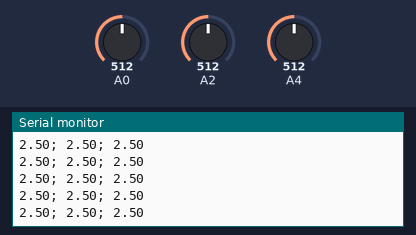
This sketch was run on a simulated Arduino Uno, built with avr-gcc and run on an emulated ATmega328P. On the bench: the last lines printed to the serial monitor. The test bench sets the inputs (shaded band); at power-on: A0 = 512, A2 = 512, A4 = 512.

Above: at 1.2 s.
1.3 s: A0 set to 716
At 1.8 s:
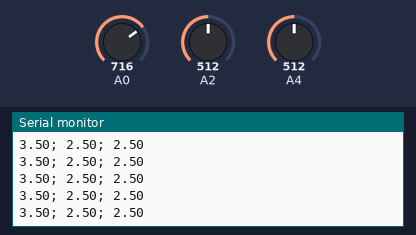
2.8 s: A2 set to 716
At 3.3 s:
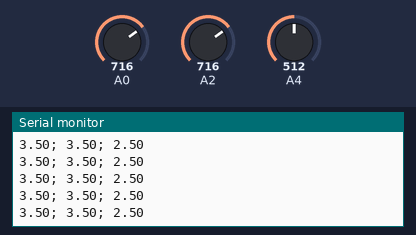
4.3 s: A4 set to 716
At 5.2 s:
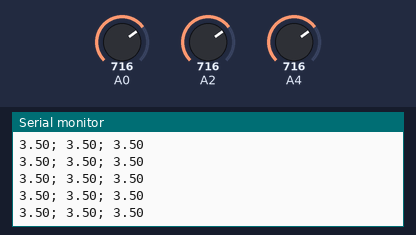
5.8 s: A0 set to 900
At 6.3 s:
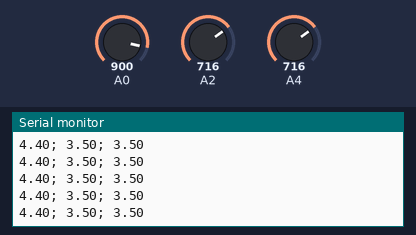
8.8 s: A2 set to 900
At 9.8 s:
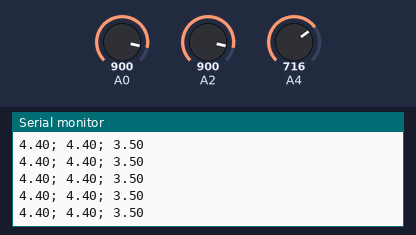
11.8 s: A4 set to 900
At 12.6 s:
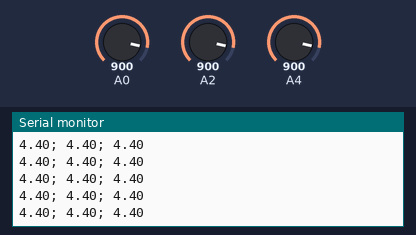
Timing chart, 0 to 14.8 s (numbered marks = the images above; inputs shaded):
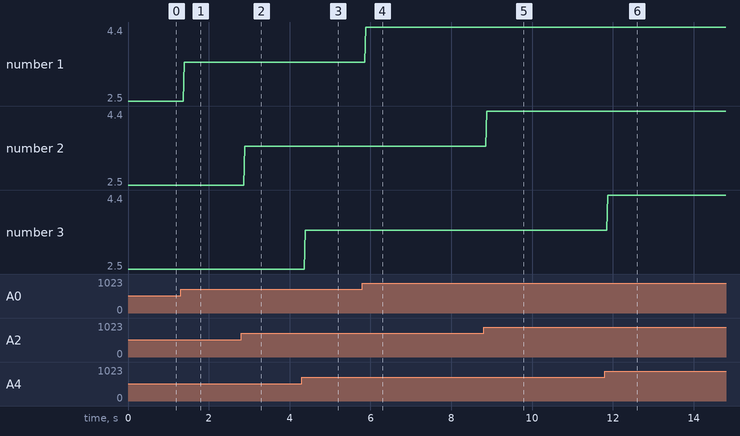

The sketch:

5_sensor_circuit_read_v.ino
```cpp
#include <ros.h>

#define WINDOW_SIZE 5

float minVal = 6 ;
float maxVal = -1 ;
// float presentVal = 0 ;

int INDEX = 0;
int VALUE = 0.0;
int SUM = 0.0;
int READINGS[WINDOW_SIZE];
int AVERAGED = 0.0;

void setup() {
//  pinMode(LED_BUILTIN, OUTPUT);
  Serial.begin(9600) ;
  pinMode(A0,INPUT);

  // pinMode(2, OUTPUT);
  // digitalWrite(2, HIGH);

  // pinMode(3, OUTPUT);
  // digitalWrite(3, HIGH);

  // pinMode(4, OUTPUT);
  // digitalWrite(4, HIGH);

  // pinMode(5, OUTPUT);
  // digitalWrite(5, HIGH);

  // pinMode(6, OUTPUT);
  // digitalWrite(6, HIGH);
}


// the loop function runs over and over again forever
void loop() {
  float sensorVal1 = analogRead(A0);
  float voltageVal1 = sensorVal1 * (5.0/1023);

  float sensorVal2 = analogRead(A2);
  float voltageVal2 = sensorVal2 * (5.0/1023);

  float sensorVal3 = analogRead(A4);
  float voltageVal3 = sensorVal3 * (5.0/1023);

  // float sensorVal4 = analogRead(A3);
  // float voltageVal4 = sensorVal4 * (5.0/1023);

  // float sensorVal5 = analogRead(A4);
  // float voltageVal5 = sensorVal5 * (5.0/1023);


    // SUM = SUM - READINGS[INDEX];       // Remove the oldest entry from the sum
    // VALUE = voltageVal;                // Read the next sensor value
    // READINGS[INDEX] = VALUE;           // Add the newest reading to the window
    // SUM = SUM + VALUE;                 // Add the newest reading to the sum
    // INDEX = (INDEX+1) % WINDOW_SIZE;   // Increment the index, and wrap to 0 if it exceeds the window size

    // AVERAGED = SUM / WINDOW_SIZE;      // Divide the sum of the window by the window size for the result

    // if (voltageVal > maxVal){
    //   maxVal = voltageVal;
    // }
    // if (voltageVal < minVal){
    //   minVal = voltageVal;
    // }

    Serial.print(voltageVal1);
    Serial.print("; ");
    Serial.print(voltageVal2);
    Serial.print("; ");
    Serial.println(voltageVal3);
    // Serial.print("; ");
    // Serial.print(voltageVal4);
    // Serial.print("; ");
    // Serial.println(voltageVal5);
    // showTwoStates(voltageVal,minVal,maxVal);
}

void showTwoStates(float voltageVal,float minVal,float maxVal) {
  float interval = maxVal - minVal;
  float half = interval/2;

  if (voltageVal>1){
    Serial.println("close");
  } else {
    Serial.println("open");
  }
}

void printValues(float voltageVal,float averageVal,float minVal,float maxVal) {
    Serial.print(voltageVal);
    Serial.print("; ");
    Serial.print(averageVal);
    Serial.print("; ");
    Serial.print(minVal);
    Serial.print("; ");
    Serial.println(maxVal);
}


// previous code:

//loop () start:
//  presentVal = analogRead(A0);
//  Serial.print(presentVal);
//  Serial.print('\n');

//  int presentVal = analogRead(0);
  //  presentVal = map(presentVal, 0, 1023, 0, 5.0);
// loop() end
```

Measured:
- after the input at 1.3 s, the serial monitor: prints a new line after 0.09 s (image 1)
- after the input at 2.8 s, the serial monitor: prints a new line after 0.08 s (image 2)
- after the input at 4.3 s, the serial monitor: prints a new line after 0.08 s (image 3)
- after the input at 5.8 s, the serial monitor: prints a new line after 0.08 s (image 4)
- after the input at 8.8 s, the serial monitor: prints a new line after 0.07 s (image 5)
- after the input at 11.8 s, the serial monitor: prints a new line after 0.07 s (image 6)
- plotted number 1: 2.5 → 3.5 after the input at 1.3 s, 3.5 → 4.4 after the input at 5.8 s
